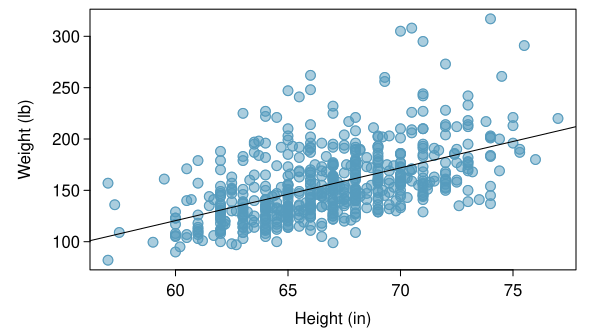

Generate this figure with R:
library(openintro)
#data(famuss)
data(COL)

myPDF("famussHeightWeightLine.pdf",
      6,
      3.3,
      mar = c(3, 4.5, 0.5, 1.2),
      mgp = c(2.8, 0.5, 0))
plot(famuss$height,
     famuss$weight,
     pch = 19,
     cex = 1.3,
     col = COL[1, 3],
     xlab = "",
     ylab = "Weight (lb)")
points(famuss$height,
       famuss$weight,
       cex = 1.3,
       col = COL[1])
mtext("Height (in)", 1, 1.9)

abline(lm(famuss$weight ~ famuss$height))
dev.off()
